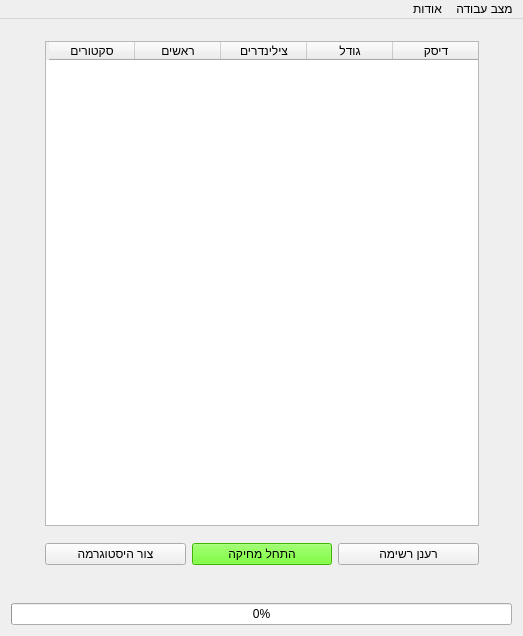
<?xml version="1.0" encoding="UTF-8"?>
<ui version="4.0">
 <class>Shredder</class>
 <widget class="QMainWindow" name="Shredder">
  <property name="geometry">
   <rect>
    <x>0</x>
    <y>0</y>
    <width>523</width>
    <height>636</height>
   </rect>
  </property>
  <property name="sizePolicy">
   <sizepolicy hsizetype="Preferred" vsizetype="Preferred">
    <horstretch>0</horstretch>
    <verstretch>0</verstretch>
   </sizepolicy>
  </property>
  <property name="minimumSize">
   <size>
    <width>400</width>
    <height>500</height>
   </size>
  </property>
  <property name="maximumSize">
   <size>
    <width>600</width>
    <height>800</height>
   </size>
  </property>
  <property name="windowTitle">
   <string>Shredder</string>
  </property>
  <widget class="QWidget" name="centralWidget">
   <property name="layoutDirection">
    <enum>Qt::RightToLeft</enum>
   </property>
   <property name="locale">
    <locale language="Hebrew" country="Israel"/>
   </property>
   <layout class="QVBoxLayout" name="verticalLayout">
    <item>
     <widget class="QStackedWidget" name="tabWidget">
      <property name="layoutDirection">
       <enum>Qt::RightToLeft</enum>
      </property>
      <property name="locale">
       <locale language="Hebrew" country="Israel"/>
      </property>
      <property name="currentIndex">
       <number>0</number>
      </property>
      <widget class="QWidget" name="pageBasic">
       <layout class="QVBoxLayout" name="verticalLayout_2">
        <property name="margin">
         <number>0</number>
        </property>
        <item>
         <widget class="QWidget" name="widget" native="true">
          <layout class="QGridLayout" name="gridLayout_6">
           <item row="0" column="0">
            <spacer name="horizontalSpacer_3">
             <property name="orientation">
              <enum>Qt::Horizontal</enum>
             </property>
             <property name="sizeType">
              <enum>QSizePolicy::Minimum</enum>
             </property>
             <property name="sizeHint" stdset="0">
              <size>
               <width>1</width>
               <height>20</height>
              </size>
             </property>
            </spacer>
           </item>
           <item row="0" column="1">
            <widget class="QTableWidget" name="tblDisks">
             <property name="sizePolicy">
              <sizepolicy hsizetype="Expanding" vsizetype="Expanding">
               <horstretch>0</horstretch>
               <verstretch>0</verstretch>
              </sizepolicy>
             </property>
             <property name="maximumSize">
              <size>
               <width>434</width>
               <height>16777215</height>
              </size>
             </property>
             <property name="horizontalScrollBarPolicy">
              <enum>Qt::ScrollBarAsNeeded</enum>
             </property>
             <property name="editTriggers">
              <set>QAbstractItemView::NoEditTriggers</set>
             </property>
             <property name="dragDropOverwriteMode">
              <bool>false</bool>
             </property>
             <property name="selectionMode">
              <enum>QAbstractItemView::SingleSelection</enum>
             </property>
             <property name="selectionBehavior">
              <enum>QAbstractItemView::SelectRows</enum>
             </property>
             <property name="cornerButtonEnabled">
              <bool>false</bool>
             </property>
             <attribute name="horizontalHeaderCascadingSectionResizes">
              <bool>false</bool>
             </attribute>
             <attribute name="horizontalHeaderDefaultSectionSize">
              <number>86</number>
             </attribute>
             <attribute name="horizontalHeaderMinimumSectionSize">
              <number>25</number>
             </attribute>
             <attribute name="verticalHeaderVisible">
              <bool>false</bool>
             </attribute>
             <attribute name="verticalHeaderDefaultSectionSize">
              <number>30</number>
             </attribute>
             <attribute name="verticalHeaderMinimumSectionSize">
              <number>19</number>
             </attribute>
             <column>
              <property name="text">
               <string>דיסק</string>
              </property>
             </column>
             <column>
              <property name="text">
               <string>גודל</string>
              </property>
             </column>
             <column>
              <property name="text">
               <string>צילינדרים</string>
              </property>
             </column>
             <column>
              <property name="text">
               <string>ראשים</string>
              </property>
             </column>
             <column>
              <property name="text">
               <string>סקטורים</string>
              </property>
             </column>
            </widget>
           </item>
           <item row="0" column="2">
            <spacer name="horizontalSpacer_2">
             <property name="orientation">
              <enum>Qt::Horizontal</enum>
             </property>
             <property name="sizeType">
              <enum>QSizePolicy::Maximum</enum>
             </property>
             <property name="sizeHint" stdset="0">
              <size>
               <width>1</width>
               <height>20</height>
              </size>
             </property>
            </spacer>
           </item>
           <item row="1" column="1">
            <widget class="QWidget" name="widget_4" native="true">
             <layout class="QGridLayout" name="gridLayout_7">
              <property name="leftMargin">
               <number>0</number>
              </property>
              <property name="rightMargin">
               <number>0</number>
              </property>
              <item row="0" column="0">
               <widget class="QPushButton" name="btnRefresh">
                <property name="sizePolicy">
                 <sizepolicy hsizetype="Minimum" vsizetype="Preferred">
                  <horstretch>0</horstretch>
                  <verstretch>0</verstretch>
                 </sizepolicy>
                </property>
                <property name="text">
                 <string>רענן רשימה</string>
                </property>
               </widget>
              </item>
              <item row="0" column="1">
               <widget class="QPushButton" name="btnScrubBsc">
                <property name="sizePolicy">
                 <sizepolicy hsizetype="Minimum" vsizetype="Preferred">
                  <horstretch>0</horstretch>
                  <verstretch>0</verstretch>
                 </sizepolicy>
                </property>
                <property name="autoFillBackground">
                 <bool>false</bool>
                </property>
                <property name="styleSheet">
                 <string notr="true">* { background-color: rgb(85, 255, 0) }</string>
                </property>
                <property name="text">
                 <string>התחל מחיקה</string>
                </property>
               </widget>
              </item>
              <item row="0" column="2">
               <widget class="QPushButton" name="btnHistogram">
                <property name="sizePolicy">
                 <sizepolicy hsizetype="Minimum" vsizetype="Preferred">
                  <horstretch>0</horstretch>
                  <verstretch>0</verstretch>
                 </sizepolicy>
                </property>
                <property name="text">
                 <string>צור היסטוגרמה</string>
                </property>
               </widget>
              </item>
             </layout>
            </widget>
           </item>
          </layout>
         </widget>
        </item>
       </layout>
      </widget>
      <widget class="QWidget" name="pageAdvanced">
       <layout class="QVBoxLayout" name="verticalLayout_8">
        <property name="margin">
         <number>0</number>
        </property>
        <item>
         <widget class="QWidget" name="widget_2" native="true">
          <layout class="QGridLayout" name="gridLayout_4">
           <property name="margin">
            <number>0</number>
           </property>
           <item row="0" column="0" colspan="2">
            <widget class="QFrame" name="frame">
             <property name="sizePolicy">
              <sizepolicy hsizetype="Preferred" vsizetype="Minimum">
               <horstretch>0</horstretch>
               <verstretch>0</verstretch>
              </sizepolicy>
             </property>
             <property name="layoutDirection">
              <enum>Qt::LeftToRight</enum>
             </property>
             <property name="frameShape">
              <enum>QFrame::StyledPanel</enum>
             </property>
             <property name="frameShadow">
              <enum>QFrame::Raised</enum>
             </property>
             <layout class="QGridLayout" name="gridLayout_2" columnstretch="0,1,1,0">
              <item row="3" column="0">
               <widget class="QPushButton" name="btnBrowse">
                <property name="text">
                 <string>הוסף</string>
                </property>
               </widget>
              </item>
              <item row="3" column="1" rowspan="3" colspan="3">
               <widget class="QListWidget" name="lstFiles">
                <property name="sizePolicy">
                 <sizepolicy hsizetype="MinimumExpanding" vsizetype="Expanding">
                  <horstretch>0</horstretch>
                  <verstretch>0</verstretch>
                 </sizepolicy>
                </property>
                <property name="layoutDirection">
                 <enum>Qt::LeftToRight</enum>
                </property>
                <property name="viewMode">
                 <enum>QListView::ListMode</enum>
                </property>
                <property name="wordWrap">
                 <bool>false</bool>
                </property>
               </widget>
              </item>
              <item row="4" column="0">
               <widget class="QPushButton" name="btnRemove">
                <property name="sizePolicy">
                 <sizepolicy hsizetype="Preferred" vsizetype="Fixed">
                  <horstretch>0</horstretch>
                  <verstretch>0</verstretch>
                 </sizepolicy>
                </property>
                <property name="text">
                 <string>הסר</string>
                </property>
               </widget>
              </item>
              <item row="1" column="3">
               <widget class="QLabel" name="lblDelInfo">
                <property name="minimumSize">
                 <size>
                  <width>112</width>
                  <height>0</height>
                 </size>
                </property>
                <property name="font">
                 <font>
                  <family>Arial</family>
                  <pointsize>10</pointsize>
                  <weight>75</weight>
                  <bold>true</bold>
                 </font>
                </property>
                <property name="layoutDirection">
                 <enum>Qt::RightToLeft</enum>
                </property>
                <property name="text">
                 <string>בחר מידע למחיקה:</string>
                </property>
               </widget>
              </item>
              <item row="1" column="2">
               <widget class="QComboBox" name="cmbDataType">
                <property name="sizePolicy">
                 <sizepolicy hsizetype="Maximum" vsizetype="Fixed">
                  <horstretch>0</horstretch>
                  <verstretch>0</verstretch>
                 </sizepolicy>
                </property>
                <property name="minimumSize">
                 <size>
                  <width>118</width>
                  <height>0</height>
                 </size>
                </property>
                <property name="layoutDirection">
                 <enum>Qt::RightToLeft</enum>
                </property>
                <item>
                 <property name="text">
                  <string>דיסקים</string>
                 </property>
                </item>
                <item>
                 <property name="text">
                  <string>מחיצות</string>
                 </property>
                </item>
                <item>
                 <property name="text">
                  <string>ספריות</string>
                 </property>
                </item>
                <item>
                 <property name="text">
                  <string>קבצים</string>
                 </property>
                </item>
               </widget>
              </item>
              <item row="1" column="1">
               <spacer name="horizontalSpacer">
                <property name="orientation">
                 <enum>Qt::Horizontal</enum>
                </property>
                <property name="sizeType">
                 <enum>QSizePolicy::Minimum</enum>
                </property>
                <property name="sizeHint" stdset="0">
                 <size>
                  <width>1</width>
                  <height>20</height>
                 </size>
                </property>
               </spacer>
              </item>
             </layout>
            </widget>
           </item>
           <item row="1" column="0" colspan="2">
            <widget class="QWidget" name="widget_3" native="true">
             <property name="sizePolicy">
              <sizepolicy hsizetype="Preferred" vsizetype="MinimumExpanding">
               <horstretch>0</horstretch>
               <verstretch>0</verstretch>
              </sizepolicy>
             </property>
             <property name="layoutDirection">
              <enum>Qt::LeftToRight</enum>
             </property>
             <layout class="QGridLayout" name="gridLayout">
              <property name="margin">
               <number>0</number>
              </property>
              <item row="0" column="0">
               <widget class="QFrame" name="frmPatEdit">
                <property name="sizePolicy">
                 <sizepolicy hsizetype="Expanding" vsizetype="Preferred">
                  <horstretch>0</horstretch>
                  <verstretch>0</verstretch>
                 </sizepolicy>
                </property>
                <property name="layoutDirection">
                 <enum>Qt::LeftToRight</enum>
                </property>
                <property name="frameShape">
                 <enum>QFrame::StyledPanel</enum>
                </property>
                <property name="frameShadow">
                 <enum>QFrame::Raised</enum>
                </property>
                <layout class="QVBoxLayout" name="verticalLayout_4">
                 <item>
                  <widget class="QLabel" name="lblPatternEdit">
                   <property name="font">
                    <font>
                     <family>Arial</family>
                     <pointsize>10</pointsize>
                     <weight>75</weight>
                     <bold>true</bold>
                    </font>
                   </property>
                   <property name="layoutDirection">
                    <enum>Qt::RightToLeft</enum>
                   </property>
                   <property name="text">
                    <string>עריכת תבנית:</string>
                   </property>
                  </widget>
                 </item>
                 <item>
                  <widget class="QWidget" name="widget_7" native="true">
                   <layout class="QGridLayout" name="gridLayout_3">
                    <property name="leftMargin">
                     <number>0</number>
                    </property>
                    <property name="rightMargin">
                     <number>0</number>
                    </property>
                    <item row="0" column="1">
                     <widget class="QListWidget" name="lstPatEdit">
                      <property name="sizePolicy">
                       <sizepolicy hsizetype="MinimumExpanding" vsizetype="Expanding">
                        <horstretch>0</horstretch>
                        <verstretch>0</verstretch>
                       </sizepolicy>
                      </property>
                      <property name="font">
                       <font>
                        <pointsize>8</pointsize>
                       </font>
                      </property>
                      <property name="layoutDirection">
                       <enum>Qt::RightToLeft</enum>
                      </property>
                      <property name="horizontalScrollBarPolicy">
                       <enum>Qt::ScrollBarAlwaysOff</enum>
                      </property>
                     </widget>
                    </item>
                    <item row="0" column="0">
                     <widget class="QWidget" name="widget_5" native="true">
                      <property name="sizePolicy">
                       <sizepolicy hsizetype="Maximum" vsizetype="MinimumExpanding">
                        <horstretch>0</horstretch>
                        <verstretch>0</verstretch>
                       </sizepolicy>
                      </property>
                      <layout class="QVBoxLayout" name="verticalLayout_6" stretch="0,0,0,0">
                       <property name="spacing">
                        <number>5</number>
                       </property>
                       <property name="leftMargin">
                        <number>0</number>
                       </property>
                       <property name="topMargin">
                        <number>5</number>
                       </property>
                       <property name="rightMargin">
                        <number>0</number>
                       </property>
                       <property name="bottomMargin">
                        <number>5</number>
                       </property>
                       <item>
                        <widget class="QPushButton" name="btnMoveUp">
                         <property name="sizePolicy">
                          <sizepolicy hsizetype="Fixed" vsizetype="Fixed">
                           <horstretch>0</horstretch>
                           <verstretch>0</verstretch>
                          </sizepolicy>
                         </property>
                         <property name="minimumSize">
                          <size>
                           <width>0</width>
                           <height>26</height>
                          </size>
                         </property>
                         <property name="maximumSize">
                          <size>
                           <width>35</width>
                           <height>26</height>
                          </size>
                         </property>
                         <property name="text">
                          <string>↑</string>
                         </property>
                        </widget>
                       </item>
                       <item>
                        <widget class="QPushButton" name="btnMoveDown">
                         <property name="sizePolicy">
                          <sizepolicy hsizetype="Fixed" vsizetype="Fixed">
                           <horstretch>0</horstretch>
                           <verstretch>0</verstretch>
                          </sizepolicy>
                         </property>
                         <property name="minimumSize">
                          <size>
                           <width>0</width>
                           <height>26</height>
                          </size>
                         </property>
                         <property name="maximumSize">
                          <size>
                           <width>35</width>
                           <height>26</height>
                          </size>
                         </property>
                         <property name="text">
                          <string>↓</string>
                         </property>
                        </widget>
                       </item>
                       <item>
                        <spacer name="verticalSpacer">
                         <property name="orientation">
                          <enum>Qt::Vertical</enum>
                         </property>
                         <property name="sizeHint" stdset="0">
                          <size>
                           <width>20</width>
                           <height>40</height>
                          </size>
                         </property>
                        </spacer>
                       </item>
                       <item>
                        <widget class="QPushButton" name="btnDelPass">
                         <property name="sizePolicy">
                          <sizepolicy hsizetype="Fixed" vsizetype="Fixed">
                           <horstretch>0</horstretch>
                           <verstretch>0</verstretch>
                          </sizepolicy>
                         </property>
                         <property name="minimumSize">
                          <size>
                           <width>0</width>
                           <height>26</height>
                          </size>
                         </property>
                         <property name="maximumSize">
                          <size>
                           <width>35</width>
                           <height>26</height>
                          </size>
                         </property>
                         <property name="text">
                          <string>X</string>
                         </property>
                        </widget>
                       </item>
                      </layout>
                     </widget>
                    </item>
                    <item row="0" column="2">
                     <widget class="QPushButton" name="btnAddPass">
                      <property name="sizePolicy">
                       <sizepolicy hsizetype="Fixed" vsizetype="Fixed">
                        <horstretch>0</horstretch>
                        <verstretch>0</verstretch>
                       </sizepolicy>
                      </property>
                      <property name="maximumSize">
                       <size>
                        <width>35</width>
                        <height>26</height>
                       </size>
                      </property>
                      <property name="text">
                       <string>←</string>
                      </property>
                     </widget>
                    </item>
                    <item row="0" column="3">
                     <widget class="QListWidget" name="lstPatPasses">
                      <property name="minimumSize">
                       <size>
                        <width>70</width>
                        <height>0</height>
                       </size>
                      </property>
                      <property name="maximumSize">
                       <size>
                        <width>70</width>
                        <height>16777215</height>
                       </size>
                      </property>
                      <property name="font">
                       <font>
                        <pointsize>9</pointsize>
                       </font>
                      </property>
                      <property name="layoutDirection">
                       <enum>Qt::RightToLeft</enum>
                      </property>
                      <property name="locale">
                       <locale language="Hebrew" country="Israel"/>
                      </property>
                      <property name="horizontalScrollBarPolicy">
                       <enum>Qt::ScrollBarAlwaysOff</enum>
                      </property>
                     </widget>
                    </item>
                   </layout>
                  </widget>
                 </item>
                 <item>
                  <widget class="QCheckBox" name="cbVerifyPass">
                   <property name="font">
                    <font>
                     <pointsize>11</pointsize>
                    </font>
                   </property>
                   <property name="layoutDirection">
                    <enum>Qt::RightToLeft</enum>
                   </property>
                   <property name="text">
                    <string>אמת מעבר</string>
                   </property>
                  </widget>
                 </item>
                </layout>
               </widget>
              </item>
              <item row="0" column="1">
               <widget class="QFrame" name="frmPat">
                <property name="sizePolicy">
                 <sizepolicy hsizetype="Fixed" vsizetype="Preferred">
                  <horstretch>0</horstretch>
                  <verstretch>0</verstretch>
                 </sizepolicy>
                </property>
                <property name="minimumSize">
                 <size>
                  <width>161</width>
                  <height>0</height>
                 </size>
                </property>
                <property name="maximumSize">
                 <size>
                  <width>161</width>
                  <height>16777215</height>
                 </size>
                </property>
                <property name="layoutDirection">
                 <enum>Qt::RightToLeft</enum>
                </property>
                <property name="frameShape">
                 <enum>QFrame::StyledPanel</enum>
                </property>
                <property name="frameShadow">
                 <enum>QFrame::Raised</enum>
                </property>
                <layout class="QVBoxLayout" name="verticalLayout_5">
                 <item>
                  <widget class="QLabel" name="lblPattern">
                   <property name="sizePolicy">
                    <sizepolicy hsizetype="Minimum" vsizetype="Preferred">
                     <horstretch>0</horstretch>
                     <verstretch>0</verstretch>
                    </sizepolicy>
                   </property>
                   <property name="minimumSize">
                    <size>
                     <width>139</width>
                     <height>0</height>
                    </size>
                   </property>
                   <property name="font">
                    <font>
                     <family>Arial</family>
                     <pointsize>10</pointsize>
                     <weight>75</weight>
                     <bold>true</bold>
                    </font>
                   </property>
                   <property name="text">
                    <string>בחר תבנית:</string>
                   </property>
                  </widget>
                 </item>
                 <item>
                  <widget class="QListWidget" name="lstPatterns">
                   <property name="sizePolicy">
                    <sizepolicy hsizetype="Minimum" vsizetype="Expanding">
                     <horstretch>0</horstretch>
                     <verstretch>0</verstretch>
                    </sizepolicy>
                   </property>
                   <property name="font">
                    <font>
                     <pointsize>8</pointsize>
                    </font>
                   </property>
                   <property name="layoutDirection">
                    <enum>Qt::LeftToRight</enum>
                   </property>
                   <property name="horizontalScrollBarPolicy">
                    <enum>Qt::ScrollBarAlwaysOff</enum>
                   </property>
                  </widget>
                 </item>
                 <item>
                  <widget class="QPushButton" name="btnCreatePat">
                   <property name="sizePolicy">
                    <sizepolicy hsizetype="Minimum" vsizetype="Preferred">
                     <horstretch>0</horstretch>
                     <verstretch>0</verstretch>
                    </sizepolicy>
                   </property>
                   <property name="text">
                    <string>צור תבנית</string>
                   </property>
                  </widget>
                 </item>
                 <item>
                  <widget class="QPushButton" name="btnDelPat">
                   <property name="text">
                    <string>מחק תבנית</string>
                   </property>
                  </widget>
                 </item>
                </layout>
               </widget>
              </item>
             </layout>
            </widget>
           </item>
           <item row="2" column="0">
            <widget class="QFrame" name="frmBuffer">
             <property name="sizePolicy">
              <sizepolicy hsizetype="MinimumExpanding" vsizetype="Preferred">
               <horstretch>0</horstretch>
               <verstretch>0</verstretch>
              </sizepolicy>
             </property>
             <property name="layoutDirection">
              <enum>Qt::LeftToRight</enum>
             </property>
             <property name="frameShape">
              <enum>QFrame::StyledPanel</enum>
             </property>
             <property name="frameShadow">
              <enum>QFrame::Raised</enum>
             </property>
             <layout class="QHBoxLayout" name="horizontalLayout" stretch="1,0,0">
              <property name="leftMargin">
               <number>6</number>
              </property>
              <item>
               <widget class="QSpinBox" name="spnBuffer">
                <property name="sizePolicy">
                 <sizepolicy hsizetype="Minimum" vsizetype="Fixed">
                  <horstretch>0</horstretch>
                  <verstretch>0</verstretch>
                 </sizepolicy>
                </property>
                <property name="layoutDirection">
                 <enum>Qt::LeftToRight</enum>
                </property>
                <property name="wrapping">
                 <bool>false</bool>
                </property>
                <property name="alignment">
                 <set>Qt::AlignCenter</set>
                </property>
                <property name="accelerated">
                 <bool>true</bool>
                </property>
                <property name="suffix">
                 <string> KB</string>
                </property>
                <property name="prefix">
                 <string/>
                </property>
                <property name="minimum">
                 <number>1</number>
                </property>
                <property name="maximum">
                 <number>10240</number>
                </property>
                <property name="value">
                 <number>1024</number>
                </property>
               </widget>
              </item>
              <item>
               <spacer name="horizontalSpacer_4">
                <property name="orientation">
                 <enum>Qt::Horizontal</enum>
                </property>
                <property name="sizeType">
                 <enum>QSizePolicy::Preferred</enum>
                </property>
                <property name="sizeHint" stdset="0">
                 <size>
                  <width>40</width>
                  <height>20</height>
                 </size>
                </property>
               </spacer>
              </item>
              <item>
               <widget class="QLabel" name="lblBuffer">
                <property name="sizePolicy">
                 <sizepolicy hsizetype="Preferred" vsizetype="Preferred">
                  <horstretch>0</horstretch>
                  <verstretch>0</verstretch>
                 </sizepolicy>
                </property>
                <property name="minimumSize">
                 <size>
                  <width>117</width>
                  <height>0</height>
                 </size>
                </property>
                <property name="font">
                 <font>
                  <family>Arial</family>
                  <pointsize>11</pointsize>
                  <weight>75</weight>
                  <bold>true</bold>
                 </font>
                </property>
                <property name="layoutDirection">
                 <enum>Qt::RightToLeft</enum>
                </property>
                <property name="text">
                 <string>בחר גודל באפר:</string>
                </property>
               </widget>
              </item>
             </layout>
            </widget>
           </item>
           <item row="2" column="1">
            <widget class="QPushButton" name="btnScrubAdv">
             <property name="sizePolicy">
              <sizepolicy hsizetype="Expanding" vsizetype="Minimum">
               <horstretch>0</horstretch>
               <verstretch>0</verstretch>
              </sizepolicy>
             </property>
             <property name="maximumSize">
              <size>
               <width>180</width>
               <height>16777215</height>
              </size>
             </property>
             <property name="styleSheet">
              <string notr="true">* { background-color: rgb(85, 255, 0) }</string>
             </property>
             <property name="text">
              <string>התחל מחיקה</string>
             </property>
            </widget>
           </item>
          </layout>
         </widget>
        </item>
       </layout>
      </widget>
      <widget class="QWidget" name="pageLog">
       <layout class="QVBoxLayout" name="verticalLayout_9">
        <property name="margin">
         <number>0</number>
        </property>
        <item>
         <widget class="QWidget" name="wgtLogFrame" native="true">
          <layout class="QGridLayout" name="gridLayout_5">
           <property name="leftMargin">
            <number>20</number>
           </property>
           <property name="topMargin">
            <number>5</number>
           </property>
           <property name="rightMargin">
            <number>20</number>
           </property>
           <property name="bottomMargin">
            <number>5</number>
           </property>
           <item row="2" column="0" colspan="2">
            <widget class="QListWidget" name="lstLog">
             <property name="selectionMode">
              <enum>QAbstractItemView::SingleSelection</enum>
             </property>
             <property name="selectionRectVisible">
              <bool>false</bool>
             </property>
            </widget>
           </item>
           <item row="1" column="0">
            <widget class="QLabel" name="lblLogTitle">
             <property name="sizePolicy">
              <sizepolicy hsizetype="MinimumExpanding" vsizetype="Preferred">
               <horstretch>0</horstretch>
               <verstretch>0</verstretch>
              </sizepolicy>
             </property>
             <property name="font">
              <font>
               <family>Arial</family>
               <pointsize>11</pointsize>
               <weight>75</weight>
               <bold>true</bold>
              </font>
             </property>
             <property name="text">
              <string>תיעוד Log:</string>
             </property>
             <property name="alignment">
              <set>Qt::AlignLeading|Qt::AlignLeft|Qt::AlignVCenter</set>
             </property>
            </widget>
           </item>
           <item row="1" column="1">
            <widget class="QPushButton" name="btnResetLog">
             <property name="sizePolicy">
              <sizepolicy hsizetype="Minimum" vsizetype="Minimum">
               <horstretch>0</horstretch>
               <verstretch>0</verstretch>
              </sizepolicy>
             </property>
             <property name="text">
              <string>איפוס</string>
             </property>
            </widget>
           </item>
          </layout>
         </widget>
        </item>
       </layout>
      </widget>
     </widget>
    </item>
    <item>
     <spacer name="verticalSpacer_2">
      <property name="orientation">
       <enum>Qt::Vertical</enum>
      </property>
      <property name="sizeType">
       <enum>QSizePolicy::Minimum</enum>
      </property>
      <property name="sizeHint" stdset="0">
       <size>
        <width>20</width>
        <height>10</height>
       </size>
      </property>
     </spacer>
    </item>
    <item>
     <widget class="QProgressBar" name="prgScrubBar">
      <property name="layoutDirection">
       <enum>Qt::LeftToRight</enum>
      </property>
      <property name="minimum">
       <number>0</number>
      </property>
      <property name="value">
       <number>0</number>
      </property>
      <property name="alignment">
       <set>Qt::AlignCenter</set>
      </property>
     </widget>
    </item>
   </layout>
  </widget>
  <widget class="QMenuBar" name="menuBar">
   <property name="geometry">
    <rect>
     <x>0</x>
     <y>0</y>
     <width>523</width>
     <height>26</height>
    </rect>
   </property>
   <property name="layoutDirection">
    <enum>Qt::RightToLeft</enum>
   </property>
   <property name="locale">
    <locale language="Hebrew" country="Israel"/>
   </property>
   <widget class="QMenu" name="menuMode">
    <property name="layoutDirection">
     <enum>Qt::RightToLeft</enum>
    </property>
    <property name="title">
     <string>מצב עבודה</string>
    </property>
    <addaction name="actBasic"/>
    <addaction name="actAdvanced"/>
    <addaction name="actLog"/>
    <addaction name="separator"/>
    <addaction name="actExit"/>
   </widget>
   <widget class="QMenu" name="menuAbout">
    <property name="layoutDirection">
     <enum>Qt::RightToLeft</enum>
    </property>
    <property name="title">
     <string>אודות</string>
    </property>
    <addaction name="actVersion"/>
   </widget>
   <addaction name="menuMode"/>
   <addaction name="menuAbout"/>
  </widget>
  <action name="actBasic">
   <property name="checkable">
    <bool>true</bool>
   </property>
   <property name="checked">
    <bool>true</bool>
   </property>
   <property name="text">
    <string>בסיסי</string>
   </property>
  </action>
  <action name="actAdvanced">
   <property name="checkable">
    <bool>true</bool>
   </property>
   <property name="text">
    <string>מתקדם</string>
   </property>
  </action>
  <action name="actExit">
   <property name="text">
    <string>יציאה</string>
   </property>
   <property name="iconVisibleInMenu">
    <bool>false</bool>
   </property>
  </action>
  <action name="actVersion">
   <property name="text">
    <string>גרסא</string>
   </property>
  </action>
  <action name="actLog">
   <property name="checkable">
    <bool>true</bool>
   </property>
   <property name="text">
    <string>הצג Log</string>
   </property>
  </action>
 </widget>
 <layoutdefault spacing="6" margin="11"/>
 <resources/>
 <connections/>
</ui>
